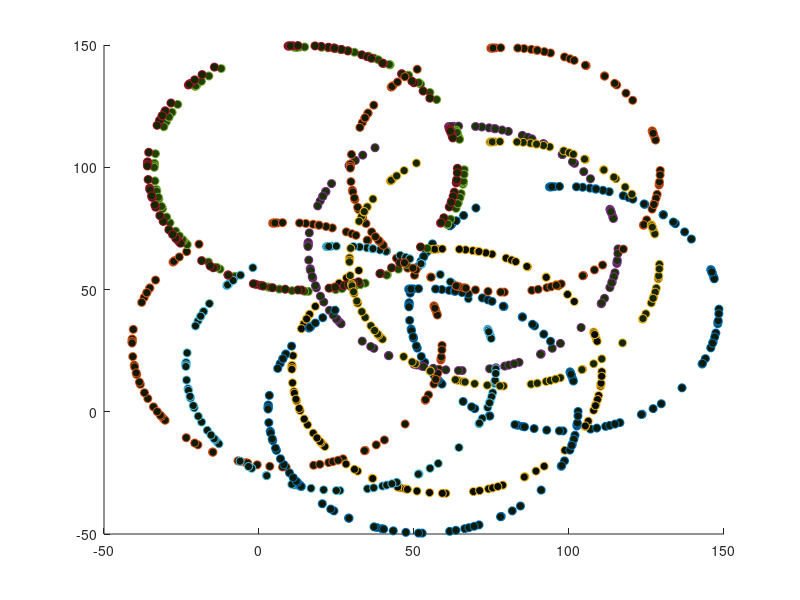

Write the MATLAB code that produced this figure.
m=10; %number of circles 
n = 100; %number of points for in given circle
s=5;% number of segnments that we will initially cluster
r=50; %radius is fixed for all circles, my be changed
angles = 2*pi*rand(1,n); %anglular poistion of a point in a circle

for i=1:m
  cx= rand*100;  %a random x center coordinate
  cy= rand*100;  %a random y center coordinate
x=r*cos(angles)+cx;  %parametric equation of a circle
y=r*sin(angles)+cy;
c=(randi([1, s]))/10; 
color=c.*[0.25,0.5,0];
scatter(x,y,'MarkerFaceColor',color);
hold on;
end
 